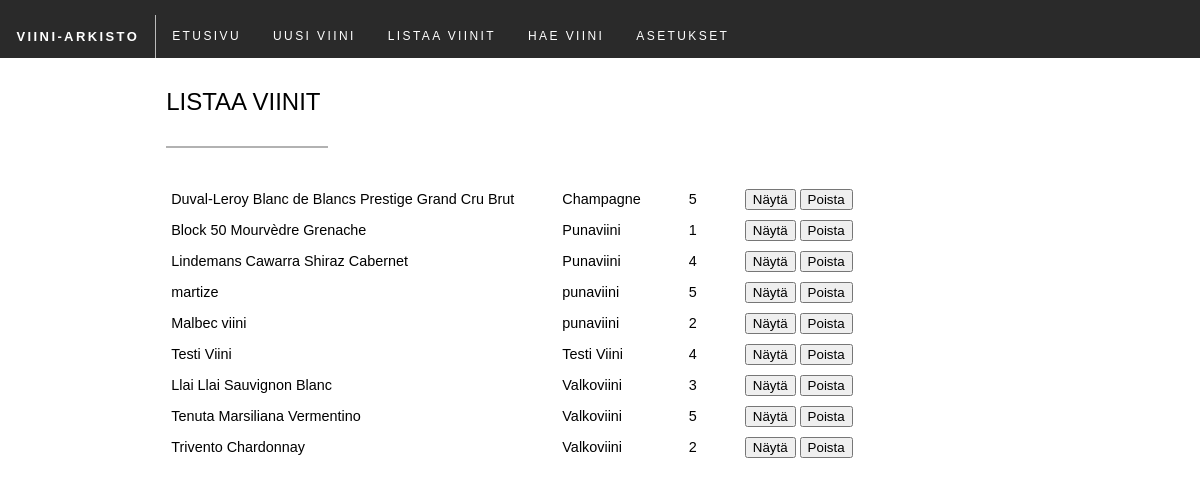
The page /listaaViinit.php on the database its author committed.
### tables this page shows
CREATE TABLE `Viinit` (
  `id` int(11) NOT NULL AUTO_INCREMENT,
  `nimi` varchar(100) NOT NULL,
  `vuosi` int(11) DEFAULT NULL,
  `tyyppi` varchar(50) NOT NULL,
  `maa` varchar(50) DEFAULT NULL,
  `rypale` varchar(50) DEFAULT NULL,
  `hinta` decimal(11,0) DEFAULT NULL,
  `arvio` int(11) NOT NULL,
  `arvostelu` varchar(500) DEFAULT NULL,
  PRIMARY KEY (`id`)
);

### viiniPDO.php (called while the page is built, shortened)
<?php
require_once ("viini.php");
class viiniPDO{
	private $connection;
	function __construct($dsn = "mysql:host=localhost;dbname=a1402802", $user = "a1402802", $password = "zoXAFh26p") {
		if (! $this->connection = new PDO ( $dsn, $user, $password ))
			throw new Exception ( $virhelista [1], 1 );
		$this->connection->setAttribute ( PDO::ATTR_ERRMODE, PDO::ERRMODE_WARNING );
	}
	public function kaikkiViinit() {
		$sql = "SELECT id, nimi, vuosi, tyyppi, maa, rypale, hinta, arvio, arvostelu FROM Viinit ORDER BY tyyppi";
		if (! $stmt = $this->connection->prepare ( $sql ))
			throw new Exception ( $virhelista [6], 6 );
		if (! $stmt->execute ())
			throw new Exception ( $virhelista [6], 6 );
		$tulos = array ();
		while ( $row = $stmt->fetchObject () ) {
			$hen = new Viini ();
			$hen->setId ( $row->id );
			$hen->setNimi ( utf8_encode ( $row->nimi ) );
			$hen->setVuosi ( $row->vuosi );
			$hen->setTyyppi ( utf8_encode ( $row->tyyppi ) );
			$hen->setMaa ( utf8_encode ( $row->maa ) );
			$hen->setRypale ( utf8_encode ( $row->rypale ) );
			$hen->setHinta ( $row->hinta );
			$hen->setArvio ( $row->arvio );
			$hen->setArvostelu ( utf8_encode ( $row->arvostelu ) );
			$tulos [] = $hen;
		}
		return $tulos;
	}
}
?>

### viini.php (called while the page is built, shortened)
<?php
class Viini implements JsonSerializable {
	private $nimi;
	private $tyyppi;
	private $arvio;
	function __construct($nimi = "", $vuosi = "", $tyyppi = "", $maa = "", $rypale = "", $hinta = "", $arvio = "", $arvostelu = "", $id = 0) {
		$this->nimi = trim ( $nimi );
		$this->tyyppi = trim ( $tyyppi );
		$this->arvio = trim ( $arvio );
	}
	public function setNimi($nimi) {
		$this->nimi = trim ( $nimi );
	}
	public function getNimi() {
		return $this->nimi;
	}
	public function setTyyppi($tyyppi) {
		$this->tyyppi = trim ( $tyyppi );
	}
	public function getTyyppi() {
		return $this->tyyppi;
	}
	public function setArvio($arvio) {
		$this->arvio = trim ( $arvio );
	}
	public function getArvio() {
		return $this->arvio;
	}
}
?>

### listaaViinit.php (the view, shortened to what this page needs)
<!DOCTYPE html>
<html>
<head>
<link rel="stylesheet" type="text/css" href="arvostele_viinit.css">
</head>
<body>
	<nav>
		<h1><li>VIINI-ARKISTO</li></h1>
		<ul>
			<li><a href="index.php">ETUSIVU </a></li>
			<li><a href="uusiViini.php">UUSI VIINI</a></li>
			<li><a href="listaaViinit.php">LISTAA VIINIT</a></li>
			<li><a href="haeViiniJSON.php">HAE VIINI</a></li>
			<li><a href="asetukset.php">ASETUKSET</a></li>
		</ul>
	</nav>
	<article>
		<h2>LISTAA VIINIT</h2><hr>
		<br>
<?php
try {
	require_once "viiniPDO.php";
	$viiniPDO = new viiniPDO ();
	if (isset ( $_POST ["nayta"] )) {
		$viini = $viiniPDO->haeViini ( $_POST ["id"] );
		print ("<p>\n") ;
		$nimi = $viini->getNimi ();
		$vuosi = $viini->getVuosi ();
		$tyyppi = $viini->getTyyppi();
		$maa = $viini->getMaa();
		$rypale = $viini->getRypale();
		$hinta = $viini->getHinta();
		$arvio = $viini->getArvio();
		$arvostelu = $viini->getArvostelu();
		print ("Nimi: $nimi $vuosi\n") ;
		print ("<br>Tyyppi: $tyyppi") ;
		print ("<br>Maa: $maa") ;
		print ("<br>Rypäle: $rypale") ;
		print ("<br>Hinta: $hinta") ;
		print ("<br>Arvio (1-5): $arvio") ;
		print ("<br>Arvostelu: $arvostelu") ;
		print ("</p>") ;
		print ("<form action='' method='post'>\n") ;
		print ("<input type='submit' name='takaisin' value='Takaisin'>\n") ;
		print ("</form>\n") ;
	} else {
		$tulos = $viiniPDO->kaikkiViinit();
		print ("<table>\n") ;
		foreach ( $tulos as $viini ) {
			print ("<tr>\n") ;
			$nimi = $viini->getNimi ();
			$tyyppi = $viini->getTyyppi();
			$arvio = $viini->getArvio ();
			print ("<td>$nimi &nbsp</td>\n");
			print ("<td>$tyyppi &nbsp</td>\n");
			print ("<td>$arvio &nbsp</td>\n");
			print ("<td><form action='' method='post'>\n") ;
				print ("<input type='submit' name='nayta' value='Näytä'>\n") ;
				print ("<input type='submit' name='poista' value='Poista'>\n") ;
			print ("</form></td>\n") ;
			print ("</tr>\n") ;
		}
		print ("</table>\n") ;
	}
} catch ( Exception $error ) {
	header ( "location: virhe.php?virhe=" . $error->getMessage () );
	exit ();
}
?>
	</article>
</body>
</html>

### arvostele_viinit.css (style rules this page uses)
body { background-color: white; font-family: verdana, sans-serif; margin: 0; padding: 0; height: 100%; width: 100%; }
article, header, footer, nav, section { display: block; }
nav { font-size: 12px; text-align: left; padding: 0.5px; letter-spacing: 0.2em; background-color: #2a2a2a; color: #fff; }
h1 li { font-size: 13px; border-right:1px solid #bbb; display: block; color: white; text-align: center; padding: 14px 16px; text-decoration: none; }
ul { list-style-type: none; margin: 0; padding: 0; overflow: hidden; background-color: #2a2a2a; }
li { float: left; }
li a { display: block; color: white; text-align: center; padding: 14px 16px; text-decoration: none; }
article { font-size: 0.9em; height: 615px; vertical-align: top; padding-left: 10px; overflow-y: scroll; }
hr { width: 160px; padding: 0; margin: .5rem 0 0; border-width: 1px; border-style: solid; border-color: #b2b2b2; }
h2 { font-size: 1.5rem; font-weight: normal; line-height: 3rem; }
table { border-collapse: collapse; }
table, p { margin-top: 20px; margin-bottom: 20px; }
th, td { padding: 5px 35px 5px 5px; }

### rows shown on the page
viinit: nimi "Duval-Leroy Blanc de Blancs Prestige Grand Cru Brut", tyyppi "Champagne", arvio "5"
viinit: nimi "Block 50 Mourvèdre Grenache", tyyppi "Punaviini", arvio "1"
viinit: nimi "Lindemans Cawarra Shiraz Cabernet", tyyppi "Punaviini", arvio "4"
viinit: nimi "martize", tyyppi "punaviini", arvio "5"
viinit: nimi "Malbec viini", tyyppi "punaviini", arvio "2"
viinit: nimi "Testi Viini", tyyppi "Testi Viini", arvio "4"
viinit: nimi "Llai Llai Sauvignon Blanc", tyyppi "Valkoviini", arvio "3"
viinit: nimi "Tenuta Marsiliana Vermentino", tyyppi "Valkoviini", arvio "5"
viinit: nimi "Trivento Chardonnay", tyyppi "Valkoviini", arvio "2"
